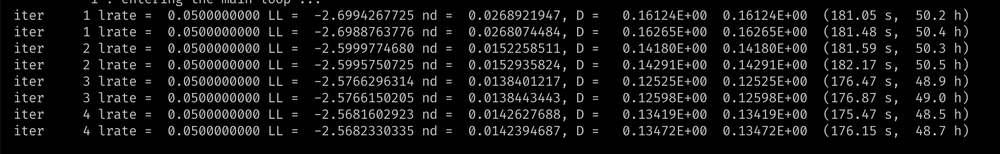
#> input picture ICA/parallel-ICA/example.png, 1000 x 154 px, shrunk from 1816 x 280 before the run
$ python vectorize.py ../ICA/parallel-ICA/example.png out.png
#> lines starting #> are read from the running program, lines starting #| are printed output that depends on the picture; after the words box and inside, x2 and y2 are one past the last pixel; in counts of white or black regions, pixels touching at a corner belong together
#!/usr/bin/env python3
'''
Script that takes an image input and spits a .svg vectorized file.
Ido Haber
July 2024

'''

import cv2
import numpy as np
import svgwrite
from PIL import Image
import argparse

def vectorize_image(input_image_path, output_svg_path):
    # Load the image
#> called with input_image_path = '../ICA/parallel-ICA/example.png', output_svg_path = 'out.png'
    image = Image.open(input_image_path)
#> image is the input picture: PIL image 1000x154 RGBA; mean R, G, B, A 20.3, 20.3, 20.3, 255

    # Convert the image to RGBA (including alpha channel)
    rgba_image = image.convert('RGBA')
    rgba_array = np.array(rgba_image)

    # Convert the image to grayscale
    gray_image = np.array(image.convert('L'))

    # Apply edge detection
    edges = cv2.Canny(gray_image, threshold1=100, threshold2=150)
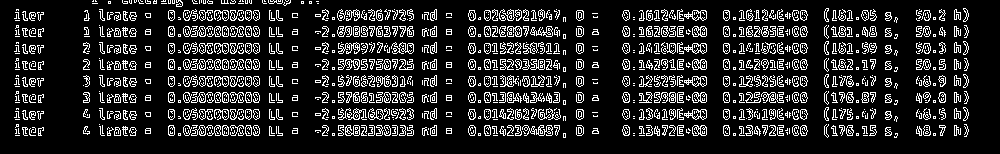
#> edges: shape (154, 1000); 15.1% white in thin lines or dots, all inside (x1, y1, x2, y2) = (14, 0, 969, 138)

    # Find contours
    contours, _ = cv2.findContours(edges, cv2.RETR_EXTERNAL, cv2.CHAIN_APPROX_SIMPLE)
#> contours = 1028 contours, 749 with area under 20; largest, box (x1, y1, x2, y2) and area: (684, 109, 707, 120) 143, (684, 76, 707, 87) 143, (684, 43, 707, 54) 143, (684, 10, 707, 21) 143, (692, 125, 707, 136) 124

    # Create an SVG drawing
    dwg = svgwrite.Drawing(output_svg_path, profile='tiny')

    # Function to add colored contours to the SVG
    def add_colored_contours(dwg, contours, color_array):
        for contour in contours:
            path_data = ""
            for i, point in enumerate(contour):
                x, y = int(point[0][0]), int(point[0][1])
                if i == 0:
                    path_data += f"M{x},{y} "
                else:
                    path_data += f"L{x},{y} "
            path_data += "Z"  # Close the path
            color = color_array[contour[0][0][1], contour[0][0][0]]
            stroke_color = svgwrite.rgb(color[0], color[1], color[2])
            dwg.add(dwg.path(d=path_data, fill='none', stroke=stroke_color))

    # Add the colored contours to the SVG drawing
    add_colored_contours(dwg, contours, rgba_array)

    # Save the SVG file
    dwg.save()

def main():
    parser = argparse.ArgumentParser(description='Vectorize an image and save as SVG.')
    parser.add_argument('input', help='Input image file path')
    parser.add_argument('output', help='Output SVG file path')

    args = parser.parse_args()

    vectorize_image(args.input, args.output)
#> (the call stopped at in vectorize_image, `dwg = svgwrite.Drawing(output_svg_path, profile='tiny')`: svgwrite is not available in this run)

if __name__ == '__main__':
    main()
